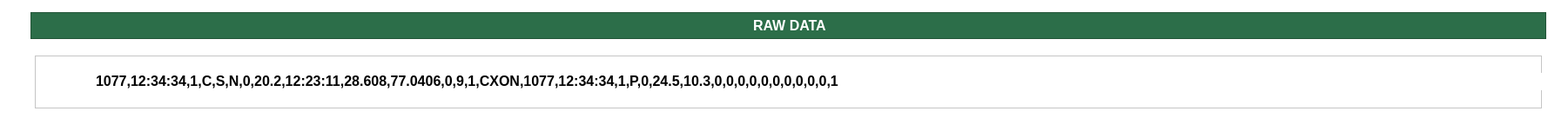
     <widget class="QFrame" name="frame_38">
      <property name="geometry">
       <rect>
        <x>60</x>
        <y>150</y>
        <width>1801</width>
        <height>151</height>
       </rect>
      </property>
      <property name="styleSheet">
       <string notr="true">background-color: transparent;</string>
      </property>
      <property name="frameShape">
       <enum>QFrame::StyledPanel</enum>
      </property>
      <property name="frameShadow">
       <enum>QFrame::Raised</enum>
      </property>
      <widget class="QFrame" name="frame_39">
       <property name="geometry">
        <rect>
         <x>35</x>
         <y>14</y>
         <width>1741</width>
         <height>31</height>
        </rect>
       </property>
       <property name="baseSize">
        <size>
         <width>0</width>
         <height>0</height>
        </size>
       </property>
       <property name="styleSheet">
        <string notr="true">background-color: rgb(44, 110, 73);</string>
       </property>
       <property name="frameShape">
        <enum>QFrame::StyledPanel</enum>
       </property>
       <property name="frameShadow">
        <enum>QFrame::Raised</enum>
       </property>
       <property name="lineWidth">
        <number>1</number>
       </property>
       <property name="midLineWidth">
        <number>0</number>
       </property>
       <widget class="QLabel" name="label_27">
        <property name="geometry">
         <rect>
          <x>830</x>
          <y>5</y>
          <width>111</width>
          <height>21</height>
         </rect>
        </property>
        <property name="styleSheet">
         <string notr="true">color: rgb(255, 255, 255);</string>
        </property>
        <property name="text">
         <string>&lt;html&gt;&lt;head/&gt;&lt;body&gt;&lt;p&gt;&lt;span style=&quot; font-size:12pt; font-weight:700;&quot;&gt;RAW DATA&lt;/span&gt;&lt;/p&gt;&lt;/body&gt;&lt;/html&gt;</string>
        </property>
       </widget>
      </widget>
      <widget class="QFrame" name="rawData_2">
       <property name="geometry">
        <rect>
         <x>40</x>
         <y>64</y>
         <width>1731</width>
         <height>61</height>
        </rect>
       </property>
       <property name="styleSheet">
        <string notr="true">background-color: rgb(255, 255, 255);</string>
       </property>
       <property name="frameShape">
        <enum>QFrame::StyledPanel</enum>
       </property>
       <property name="frameShadow">
        <enum>QFrame::Raised</enum>
       </property>
       <widget class="QLabel" name="rawData">
        <property name="geometry">
         <rect>
          <x>70</x>
          <y>20</y>
          <width>1681</width>
          <height>20</height>
         </rect>
        </property>
        <property name="styleSheet">
         <string notr="true">color: rgb(0, 0, 0);</string>
        </property>
        <property name="text">
         <string>&lt;html&gt;&lt;head/&gt;&lt;body&gt;&lt;p&gt;&lt;span style=&quot; font-size:12pt; font-weight:700;&quot;&gt;1077,12:34:34,1,C,S,N,0,20.2,12:23:11,28.608,77.0406,0,9,1,CXON,1077,12:34:34,1,P,0,24.5,10.3,0,0,0,0,0,0,0,0,0,0,1&lt;/span&gt;&lt;/p&gt;&lt;/body&gt;&lt;/html&gt;</string>
        </property>
       </widget>
      </widget>
     </widget>
